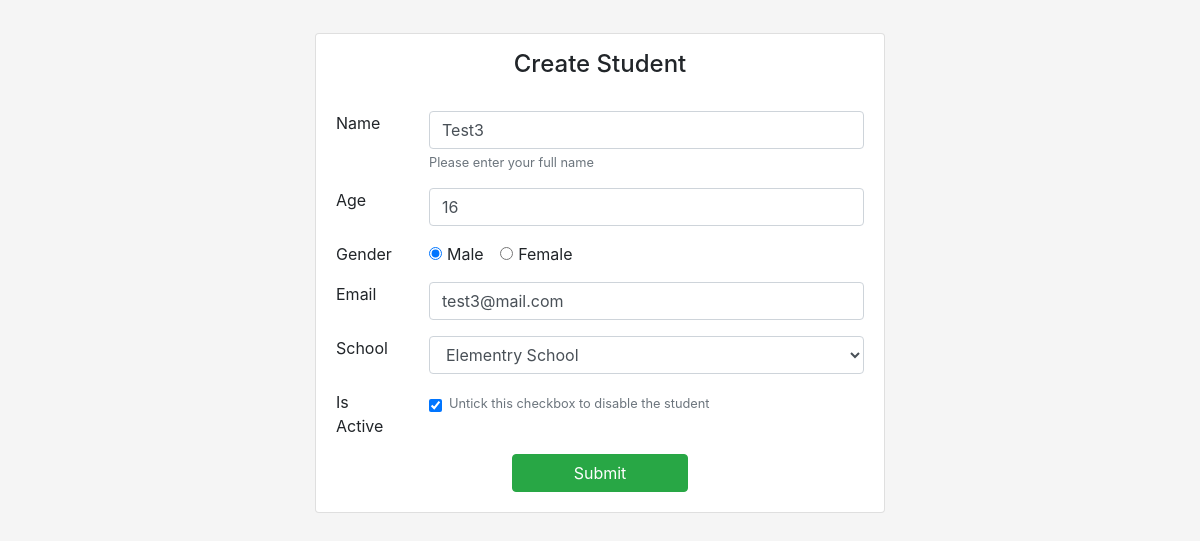
Page /edit/7/ on the earlier database version.
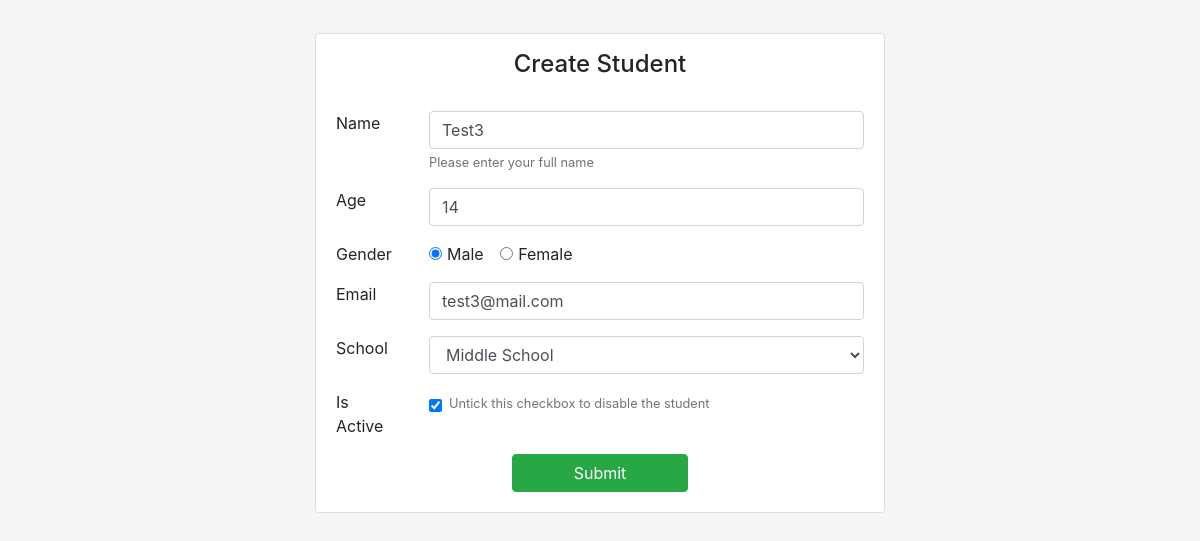
Same page on the later database version.
### student/models.py (models this page shows, shortened)
class CustomUser(AbstractUser):
    email = models.EmailField(max_length=254, unique=True, db_index=True)
    name = models.CharField(max_length=100, default='')
    age = models.PositiveIntegerField(default=0)
    gender = models.CharField(
        max_length=1,
        choices=GENDER_TYPE,
        default=GENDER_TYPE[0][0],
        blank=False
    )
    school = models.CharField(
        max_length=2,
        choices=SCHOOL_TYPE,
        null=True,
        blank=True
    )
    is_active = models.BooleanField(default=True)
    username = models.CharField(max_length=40, unique=False, default='')
    USERNAME_FIELD = 'email'
    REQUIRED_FIELDS = ['name', 'age', 'gender', 'school', 'is_active']

### student/views.py (the view)
# urls.py: path('edit/<int:student_id>/', views.edit_student, name='edit_student'),
def edit_student(request, student_id):
    try:
        student = CustomUser.objects.get(pk=student_id)
        form = UserForm(request.POST or None, instance=student)
    except CustomUser.DoesNotExist: # If( user not found
        messages.add_message(
            request,
            messages.ERROR,
            'Student not found!'
        )
        return redirect('student:list_student')
    else:
        if request.method == 'POST' and form.is_valid():
            form.save()
            messages.add_message(
                request,
                messages.SUCCESS,
                'Student data updated successfully'
            )
            return redirect('student:list_student')
        else:
            for error_field in form.errors:
                if error_field in form.fields:
                    form.fields[error_field].widget.attrs['class'] += ' is-invalid'
        return render(request, 'student/update.html', {'form':form})

### student/templates/student/update.html (shortened to what this page needs)
{% extends "base.html" %}
{% block content %}
<div class="col-md-6 offset-md-3 mt-3">
    <div class="card">
        <div class="card-title text-center mt-3">
            <span class="h4">Create Student</span>
        </div>
        <div class="card-body">
            {% include "student/student_form.html" %}
        </div>
    </div>
</div>
{% endblock content %}

### student/templates/student/student_form.html (shortened to what this page needs)
<form method="post" action=".">
    <div class="form-group row">
        <label class="col-sm-2" for="{{form.name.id_for_label}}">Name</label>
        <div class="col-sm-10">
            {{form.name}}
            {% if form.name.help_text %}
                <small class="form-text text-muted">{{form.name.help_text|safe}}</small>
            {% endif %}
        </div>
    </div>
    <div class="form-group row">
        <label class="col-sm-2" for="{{form.age.id_for_label}}">Age</label>
        <div class="col-sm-10">
            {{form.age}}
        </div>
    </div>
    <div class="form-group row">
        <div class="col-sm-2">Gender</div>
        <div class="col-sm-10">
            {% for gender in form.gender %}
                <div class="form-check form-check-inline">
                    {{ gender.tag }}
                    <label class="form-check-label" for="{{ gender.id_for_label }}">{{ gender.choice_label }}</label>
                </div>
            {% endfor %}
        </div>
    </div>
    <div class="form-group row">
        <label class="col-sm-2" for="{{form.email.id_for_label}}">Email</label>
        <div class="col-sm-10">
            {{form.email}}
        </div>
    </div>
    <div class="form-group row">
        <div class="col-sm-2">School</div>
        <div class="col-sm-10">
            {{form.school}}
        </div>
    </div>
    <div class="form-group row">
        <div class="col-sm-2">Is Active</div>
        <div class="col-sm-10">
            <div class="form-check">
                {{ form.is_active }}
                {% if form.is_active.help_text %}
                    <small class="form-text text-muted">{{form.is_active.help_text|safe}}</small>
                {% endif %}
            </div>
        </div>
    </div>
    <button type="submit" class="btn btn-success col-sm-4 offset-sm-4">Submit</button>
</form>

Differences in the rows shown:
changed CustomUser "Test3": age "16" → "14"; school "Elementry School" → "Middle School"
